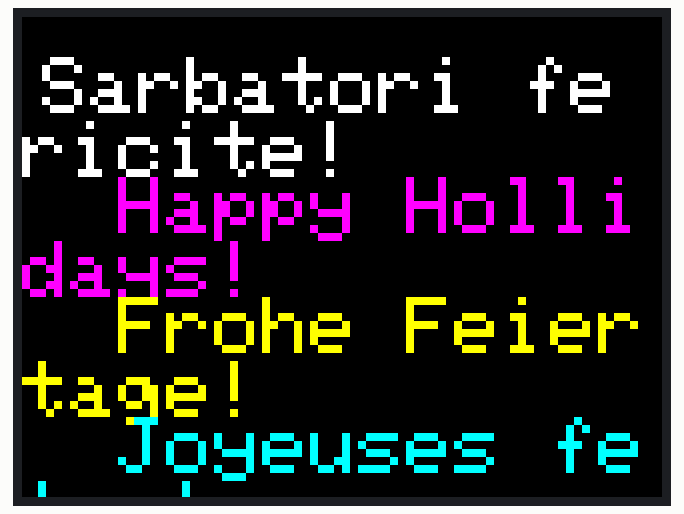
Recording of a sketch running on a simulated Arduino Uno, built with avr-gcc and run on an emulated ATmega328P. Shown: 320×240 colour display.

Above: at 0.3 s.
At 3.4 s:
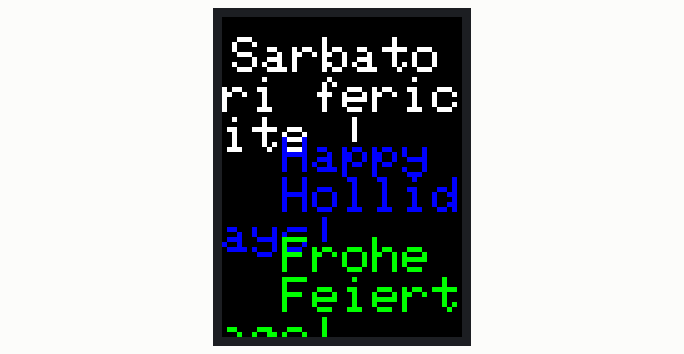

The sketch:

texttest.ino
```cpp
// All the mcufriend.com UNO shields have the same pinout.
// i.e. control pins A0-A4.  Data D2-D9.  microSD D10-D13.
// Touchscreens are normally A1, A2, D7, D6 but the order varies
// https://github.com/prenticedavid/MCUFRIEND_kbv
// This demo should work with most Adafruit TFT libraries
// If you are not using a shield,  use a full Adafruit constructor()
// e.g. Adafruit_TFTLCD tft(LCD_CS, LCD_CD, LCD_WR, LCD_RD, LCD_RESET);
// Nicu FLORICA (niq_ro) clear the sketch for pust some text in portrait and landscape mode


#define LCD_CS A3 // Chip Select goes to Analog 3
#define LCD_CD A2 // Command/Data goes to Analog 2
#define LCD_WR A1 // LCD Write goes to Analog 1
#define LCD_RD A0 // LCD Read goes to Analog 0
#define LCD_RESET A4 // Can alternately just connect to Arduino's reset pin

#include <SPI.h>          // f.k. for Arduino-1.5.2
#include "Adafruit_GFX.h"// Hardware-specific library
#include <MCUFRIEND_kbv.h>
MCUFRIEND_kbv tft;
//#include <Adafruit_TFTLCD.h>
//Adafruit_TFTLCD tft(LCD_CS, LCD_CD, LCD_WR, LCD_RD, LCD_RESET);

// Assign human-readable names to some common 16-bit color values:
#define	BLACK   0x0000
#define	RED     0x001F
#define	BLUE    0xF800
#define	GREEN   0x07E0
#define MAGENTA 0x07FF
#define CYAN    0xF81F
#define YELLOW  0xFFE0
#define WHITE   0xFFFF

uint16_t g_identifier;

void setup(void) {
    Serial.begin(9600);
    g_identifier = 0x9481;// force ID
    tft.begin(g_identifier);
}

void loop(void) {
 tft.fillScreen(BLACK);  // clear screen
            tft.setRotation(1);  // landscape
            tft.setTextSize(4);
            tft.setCursor(10, 20);
            tft.setTextColor(WHITE);
            tft.println("Sarbatori fericite!");
            tft.setCursor(0, 80);
            tft.setTextColor(CYAN);
            tft.println("  Happy Hollidays!");
            tft.setCursor(0, 140);
            tft.setTextColor(YELLOW);
            tft.println("  Frohe Feiertage!");
            tft.setCursor(0, 200);
            tft.setTextColor(MAGENTA);
            tft.println("  Joyeuses fetes!");
delay(3000);
tft.fillScreen(BLACK);  // clear screen
            tft.setRotation(2); // portrait
            tft.setTextSize(5);
            tft.setCursor(10, 20);
            tft.setTextColor(WHITE);
            tft.println("Sarbatori fericite !");
            tft.setCursor(0, 120);
            tft.setTextColor(RED);
            tft.println("  Happy   Hollidays!");
            tft.setCursor(0, 220);
            tft.setTextColor(GREEN);
            tft.println("  Frohe   Feiertage!");
            tft.setCursor(0, 320);
            tft.setTextColor(BLUE);
            tft.println(" Joyeuses   fetes!");
delay(3000);

}  // end
```

Measured:
- what the display in image 0 shows lasts 3.0 s, from 0.2 s to 3.2 s
